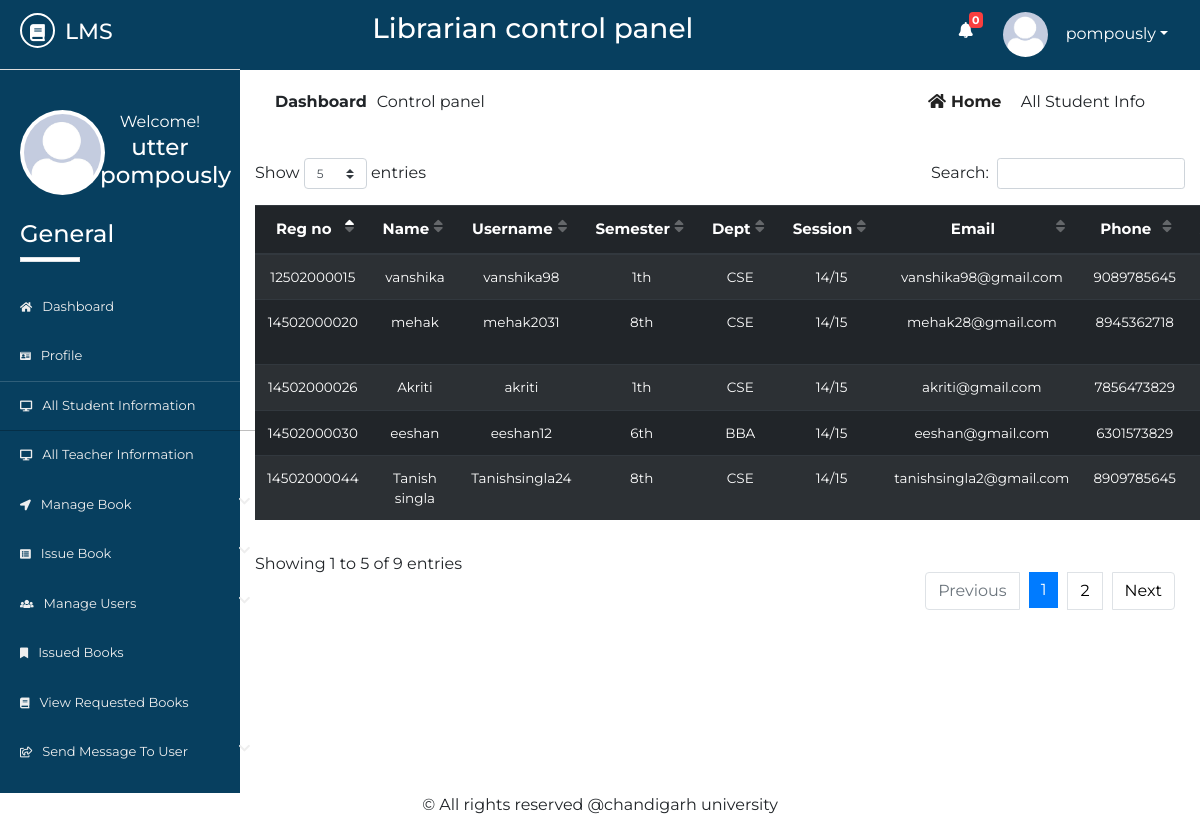
/Source/librarian/all-student-info.php (signed in), run on the app's committed database.
### tables this page shows
CREATE TABLE `lib_registration` (
  `id` int(2) NOT NULL,
  `name` varchar(50) NOT NULL,
  `username` varchar(20) NOT NULL,
  `password` varchar(20) NOT NULL,
  `email` varchar(50) NOT NULL,
  `phone` varchar(20) NOT NULL,
  `address` varchar(100) NOT NULL,
  `photo` varchar(500) NOT NULL,
  `status` varchar(7) NOT NULL
);

CREATE TABLE `std_registration` (
  `id` int(10) NOT NULL,
  `name` varchar(50) NOT NULL,
  `username` varchar(50) NOT NULL,
  `password` varchar(50) NOT NULL,
  `email` varchar(50) NOT NULL,
  `phone` varchar(50) NOT NULL,
  `sem` varchar(10) NOT NULL,
  `dept` varchar(10) NOT NULL,
  `session` varchar(5) NOT NULL,
  `regno` varchar(20) NOT NULL,
  `address` varchar(100) NOT NULL,
  `utype` varchar(7) NOT NULL,
  `photo` varchar(500) NOT NULL,
  `status` varchar(7) NOT NULL,
  `vkey` varchar(250) NOT NULL,
  `verified` varchar(3) NOT NULL
);

### Source/librarian/all-student-info.php (the view, shortened to what this page needs)
       <?php
   $page = 'sinfo';
   include 'inc/header.php';
   include 'inc/connection.php';
?>
<div class="dashboard-content">
	<div class="dashboard-header">
		<div class="container">
			<div class="row">
				<div class="col-md-6">
					<div class="left">
						<p><span>dashboard</span>Control panel</p>
					</div>
				</div>
				<div class="col-md-6">
					<div class="right text-right">
						<a href="dashboard.php"><i class="fas fa-home"></i>home</a>
						<span class="disabled">all student info</span>
					</div>
				</div>
			</div>
		</div>
	</div>
       <div class="student-wrapper">
          <div class="container">
               <div class="row">
                   <div class="col-md-12">
                       <div class="std-info">
                           <table id="dtBasicExample" class="table table-dark table-striped text-center">
                               <thead>
                                   <tr>
                                       <th>Reg no</th>
                                       <th>Name</th>
                                       <th>Username</th>
                                       <th>Semester</th>
                                       <th>Dept</th>
                                       <th>Session</th>
                                       <th>Email</th>
                                       <th>Phone</th>
                                       <th>Address</th>
                                   </tr>
                               </thead>
                               <tbody>
                                  <?php
                                       $res= mysqli_query($link, "select * from std_registration");
                                       while ($row=mysqli_fetch_array($res)) {
                                           echo "<tr>";
                                           echo "<td>"; echo $row["regno"]; echo "</td>";
                                           echo "<td>"; echo $row["name"]; echo "</td>";
                                           echo "<td>"; echo $row["username"]; echo "</td>";
                                           echo "<td>"; echo $row["sem"]; echo "</td>";
                                           echo "<td>"; echo $row["dept"]; echo "</td>";
                                           echo "<td>"; echo $row["session"]; echo "</td>";
                                           echo "<td>"; echo $row["email"]; echo "</td>";
                                           echo "<td>"; echo $row["phone"]; echo "</td>";
                                           echo "<td>"; echo $row["address"]; echo "</td>";
                                           echo "</tr>";
                                       }
                                  ?>
                               </tbody>
                           </table>
                       </div>
                   </div>
               </div>
          </div>
       </div>
</div>
<?php
	include 'inc/footer.php';
 ?>

### Source/librarian/inc/header.php (shortened to what this page needs)
<?php
    include 'inc/connection.php';
    $res = mysqli_query($link,"select * from request_books where read1='no'");
    $not= mysqli_num_rows($res);
 ?>
<!DOCTYPE html>
<html lang="en">
<head>
	<link rel="stylesheet" href="inc/css/bootstrap.min.css">
	<link rel="stylesheet" href="inc/css/bootstrap-select.min.css">
	<link rel="stylesheet" href="inc/css/fontawesome-all.min.css">
	<link rel="stylesheet" href="inc/css/datatables.min.css">
	<link rel="stylesheet" href="inc/css/pro1.css">
</head>
<body>
	<div class="main-content">
		<div class="wrapper">
			<div class="left-sidebar">
				<div class="p-title">
                    <h3><a href=""><i class="fas fa-book"></i><span>lms</span></a></h3>
				</div>
				<div class="profile">
					<div class="profile-pic">
                        <?php
                            $res = mysqli_query($link, "select * from lib_registration where username='".$_SESSION['username']."'");
                            while ($row = mysqli_fetch_array($res)){
                                ?><img src="<?php echo $row["photo"]; ?> " height="" width="" alt="something wrong" class="rounded-circle"></a> <?php
                            }
                        ?>
					</div>
					<div class="profile-info text-center">
						<span>Welcome!</span>
						<h2>
              <?php
                $res = mysqli_query($link, "select * from lib_registration where username='".$_SESSION['username']."'");
                while ($row = mysqli_fetch_array($res)){
                  $name  =  $row["name"];
                  echo $name;
                }
              ?>
            </h2>
					</div>
				</div>
				<div class="sidebar-menu">
					<h3>General</h3>
					<div class="border"></div>
	                <ul>
	                    <li class="menu <?php if($page=='home'){ echo 'active';} ?>">
      						<a href="dashboard.php"><i class="fas fa-home"></i>Dashboard</a>
    					</li>
    					  <li class="menu <?php if($page=='profile'){ echo 'active';} ?>">
      						<a href="profile.php"><i class="fas fa-id-card"></i>profile</a>
    					</li>
	                    <li class="menu <?php if($page=='sinfo'){ echo 'active';} ?>">
      						<a href="all-student-info.php"><i class="fas fa-desktop"></i>all student information</a>
    					</li>
    					<li class="menu <?php if($page=='tinfo'){ echo 'active';} ?>">
      						<a href="all-teacher-info.php"><i class="fas fa-desktop"></i>all teacher information</a>
    					</li>
    					<li class="menu menu-toggle2">
      						<a href="#"><i class="fas fa-location-arrow"></i>manage book <span class="fa fa-chevron-down"></span></a>
    					</li>
	                   <li class="menu menu-toggle1">
      						<a href="#"><i class="fas fa-list-alt"></i>issue book <span class="fa fa-chevron-down"></span></a>
    					</li>
    					<li class="menu menu-toggle3">
      						<a href="#"><i class="fas fa-users"></i>manage users <span class="fa fa-chevron-down"></span></a>
    					</li>
    					 <li class="menu <?php if($page=='ibook'){ echo 'active';} ?>">
      						<a href="issued-books.php"><i class="fas fa-bookmark"></i>issued books</a>
    					</li>
    					<li class="menu <?php if($page=='rbook'){ echo 'active';} ?>">
      						<a href="requested-books.php"><i class="fas fa-book"></i>view requested books</a>
    					</li>
    					<li class="menu menu-toggle4">
      						<a href="#"><i class="far fa-share-square"></i>send message to user <span class="fa fa-chevron-down"></span></a>
    					</li>
    				</ul>
				</div>
			</div>
			<div class="content">
				<div class="inner">
					<div class="heading text-center">
						<h3>Librarian control panel</h3>
					</div>
					<div class="header-profile text-right">
						<ul>
                            <li class="icon">
                                <a href="requested-books.php" ><i class="fas fa-bell"></i></a>
                                <span class="count" onclick="window.location='requested-books.php'"><b><?php echo $not; ?></b></span>
                            </li>
							<li class="dropdown">
                                <?php
                                     $res = mysqli_query($link, "select * from lib_registration where username='".$_SESSION['username']."'");
                                     while ($row = mysqli_fetch_array($res)){
                                         ?><a href="" class="dropdown-toggle" data-toggle="dropdown"><img src="<?php echo $row["photo"]; ?>" alt=""><span><?php echo $_SESSION["username"]; ?></span></a> <?php
                                     }
                                ?>
							</li>
						</ul>
					</div>
				</div>

### Source/librarian/inc/css/pro1.css (style rules this page uses)
* { margin: 0; padding: 0; }
body { font-family: 'Montserrat', sans-serif; }
.border { width: 60px; height: 5px; background: #fff; }
.main-content { width: 100%; height: auto; overflow: hidden; }
.main-content .left-sidebar { width: 20%; height: auto; background: #073f5f; float: left; }
.main-content .left-sidebar .p-title { width: 100%; padding: 13px; padding-left: 20px; background: #073f5f; border-bottom: 1px solid #ddd; }
.main-content .p-title a { text-decoration: none; color: #fff; font-size: 22px; text-transform: uppercase; }
.main-content .p-title a i { width: 35px; height: 35px; line-height: 35px; text-align: center; font-size: 17px; border-radius: 50%; border: 2px solid #fff; }
.main-content .p-title a span { margin-left: 10px; }
.main-content .left-sidebar .profile { width: 100%; padding: 20px; margin-top: 0; padding-top: 0; }
.main-content .left-sidebar .profile .profile-pic { width: 40%; float: left; }
.main-content .left-sidebar .profile img { width: 85px; height: 85px; position: inherit; padding: 4px; background: #fff; overflow: hidden; }
.main-content .left-sidebar .profile .profile-info { width: 60%; float: left; color: #fff; }
.main-content .left-sidebar .profile .profile-info h2 { font-size: 23px; }
.sidebar-menu { color: #fff; width: 100%; padding-top: 60px; padding-left: 0; }
.sidebar-menu h3 { margin-left: 20px; font-size: 24px; }
.sidebar-menu .border { margin-left: 20px; margin-bottom: 20px; }
.sidebar-menu ul li a { text-decoration: none; color: #eee; width: 270px; padding: 15px 20px; font-size: 13px; display: block; text-transform: capitalize; transition: all .5s ease; }
.sidebar-menu ul { padding-left: 0; }
.sidebar-menu ul li a i { margin-right: 10px; font-size: smaller; }
.sidebar-menu ul li a span { float: right; }
.content { width: 80%; height: auto; float: right; }
.content .inner { width: 100%; height: 70px; background: #073f5f; padding: 12px; }
.content .inner .heading { width: 60%; float: left; color: #fff; }
.content .inner .header-profile { width: calc(40%-20px); float: right; margin-right: 20px; position: relative; }
.content .inner .header-profile .icon i { margin-right: 30px; font-size: 16px; margin-top: 10px; }
.header-profile .dropdown span { color: #fff; margin-left: 10px; }
.header-profile .icon span { color: #fff; position: absolute; left: 10px; top: 0; font-size: 11px; width: 14px; height: 16px; line-height: 16px; text-align: center; border-radius: 4px; background: #FA3E3E; }
.header-profile ul li { list-style: none; float: left; }
.header-profile ul li i { color: #fff; }
.header-profile img { width: 40px; height: 40px; border-radius: 50%; margin-right: 8px; }
.dropdown a { text-decoration: none; color: #fff; }
.dropdown img { width: 45px; height: 45px; border-radius: 50%; }
.dashboard-header .left { padding: 20px; }
.dashboard-header .left p span { text-transform: capitalize; margin-right: 10px; font-weight: bold; }
.dashboard-header .right { padding: 20px; margin-right: 20px; }
.dashboard-header .right a { text-transform: capitalize; text-decoration: none; color: #222; margin-right: 15px; font-weight: bold; }
.dashboard-header .right a i { margin-right: 5px; }
.dashboard-header .right span { text-transform: capitalize; }
.std-info table tbody { font-size: 13.5px; }
.std-info table thead { font-size: 15px; }
.sidebar-menu li.active a { box-shadow: rgba(0, 0, 0, 0.25) 0 1px 0, inset rgba(255, 255, 255, 0.16) 0 1px 0; border-right: 5px solid #1ABB9C; }

### data on the page
lib_registration: photo (picture), name "utter pompously"
std_registration: regno "14502000020", name "mehak", username "mehak2031", sem "8th", dept "CSE", session "14/15", email "mehak28@gmail.com", phone "8945362718"
std_registration: regno "14502000030", name "eeshan", username "eeshan12", sem "6th", dept "BBA", session "14/15", email "eeshan@gmail.com", phone "6301573829"
std_registration: regno "14502000044", name "Tanish singla", username "Tanishsingla24", sem "8th", dept "CSE", session "14/15", email "tanishsingla2@gmail.com", phone "8909785645"
std_registration: regno "14502000026", name "Akriti", username "akriti", sem "1th", dept "CSE", session "14/15", email "akriti@gmail.com", phone "7856473829"
std_registration: regno "12502000015", name "vanshika", username "vanshika98", sem "1th", dept "CSE", session "14/15", email "vanshika98@gmail.com", phone "9089785645"

### other printed values
$not "0"
